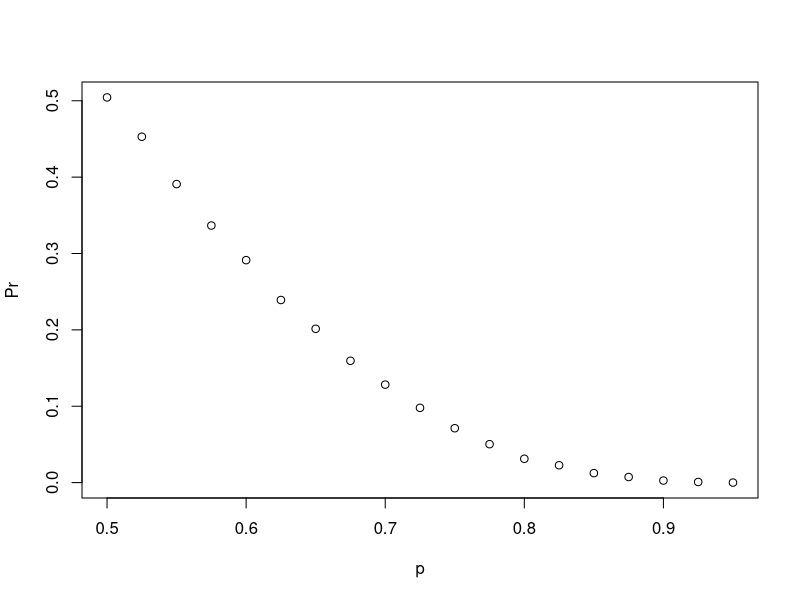
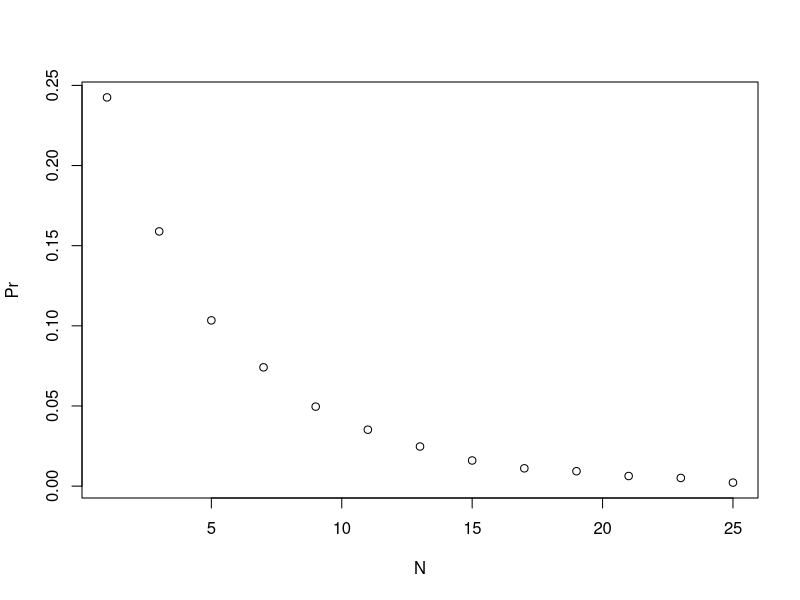

The R script that drew these images, in order:
### Author: WeilianMuchen
### 3 Addition Rule and Monty Hall

## The Monty Hall Problem
# Code: Monte Carlo simulation of stick strategy
B <- 10000
stick <- replicate(B, {
  doors <- as.character(1:3)
  prize <- sample(c("car","goat","goat"))    # puts prizes in random order
  prize_door <- doors[prize == "car"]    # note which door has prize
  my_pick  <- sample(doors, 1)    # note which door is chosen
  show <- sample(doors[!doors %in% c(my_pick, prize_door)],1)    # open door with no prize that isn't chosen
  stick <- my_pick    # stick with original door
  stick == prize_door    # test whether the original door has the prize
})
mean(stick)    # probability of choosing prize door when sticking

# Code: Monte Carlo simulation of switch strategy
switch <- replicate(B, {
  doors <- as.character(1:3)
  prize <- sample(c("car","goat","goat"))    # puts prizes in random order
  prize_door <- doors[prize == "car"]    # note which door has prize
  my_pick  <- sample(doors, 1)    # note which door is chosen first
  show <- sample(doors[!doors %in% c(my_pick, prize_door)], 1)    # open door with no prize that isn't chosen
  switch <- doors[!doors%in%c(my_pick, show)]    # switch to the door that wasn't chosen first or opened
  switch == prize_door    # test whether the switched door has the prize
})
mean(switch)    # probability of choosing prize door when switching

## DataCamp Assessment: The Addition Rule and Monty Hall
# Exercise 1. The Cavs and the Warriors
# Assign the number of remaining games to the variable n.
# Assign a variable outcomes as a vector of possible outcomes in a single game, where 0 indicates a loss and 1 indicates a win for the Cavs.
# Assign a variable l to a list of all possible outcomes in all remaining games. Use the rep function to create a list of n games, where each game consists of list(outcomes).
# Use the expand.grid function to create a data frame containing all the combinations of possible outcomes of the remaining games.
# Use the rowSums function to identify which combinations of game outcomes result in the Cavs winning the number of games necessary to win the series.
# Use the mean function to calculate the proportion of outcomes that result in the Cavs winning the series and print your answer to the console.

# Assign a variable 'n' as the number of remaining games.
n <- 6

# Assign a variable `outcomes` as a vector of possible game outcomes, where 0 indicates a loss and 1 indicates a win for the Cavs.
outcomes <- c(0,1)

# Assign a variable `l` to a list of all possible outcomes in all remaining games. Use the `rep` function on `list(outcomes)` to create list of length `n`. 
l <- rep(list(outcomes), n)

# Create a data frame named 'possibilities' that contains all combinations of possible outcomes for the remaining games.
possibilities <- expand.grid(l)

# Create a vector named 'results' that indicates whether each row in the data frame 'possibilities' contains enough wins for the Cavs to win the series.
results <- rowSums(possibilities)>=4

# Calculate the proportion of 'results' in which the Cavs win the series. Print the outcome to the console.
mean(results)

# Exercise 2. The Cavs and the Warriors - Monte Carlo
# Use the replicate function to replicate the sample code for B <- 10000 simulations.
# Use the sample function to simulate a series of 6 games with random, independent outcomes of either a loss for the Cavs (0) or a win for the Cavs (1) in that order. Use the default probabilities to sample.
# Use the sum function to determine whether a simulated series contained at least 4 wins for the Cavs.
# Use the mean function to find the proportion of simulations in which the Cavs win at least 4 of the remaining games. Print your answer to the console.

# The variable `B` specifies the number of times we want the simulation to run. Let's run the Monte Carlo simulation 10,000 times.
B <- 10000

# Use the `set.seed` function to make sure your answer matches the expected result after random sampling.
set.seed(1)

# Create an object called `results` that replicates for `B` iterations a simulated series and determines whether that series contains at least four wins for the Cavs.
results <- replicate(B, {
  cavs_wins <- sample(c(0,1), 6, replace = TRUE)
  sum(cavs_wins)>=4 
})

# Calculate the frequency out of `B` iterations that the Cavs won at least four games in the remainder of the series. Print your answer to the console. 
mean(results)

# Exercise 3. A and B play a series - part 1
# Use the function sapply to compute the probability, call it Pr of winning for p <- seq(0.5, 0.95, 0.025).
# Then plot the result plot(p, Pr).

# Let's assign the variable 'p' as the vector of probabilities that team A will win.
p <- seq(0.5, 0.95, 0.025)

# Given a value 'p', the probability of winning the series for the underdog team B can be computed with the following function based on a Monte Carlo simulation:
prob_win <- function(p){
  B <- 10000
  result <- replicate(B, {
    b_win <- sample(c(1,0), 7, replace = TRUE, prob = c(1-p, p))
    sum(b_win)>=4
  })
  mean(result)
}

# Apply the 'prob_win' function across the vector of probabilities that team A will win to determine the probability that team B will win. Call this object 'Pr'.
Pr <- sapply(p, prob_win)

# Plot the probability 'p' on the x-axis and 'Pr' on the y-axis.
plot(p, Pr)

# Exercise 4. A and B play a series - part 2
# Use the seq function to generate a list of odd numbers ranging from 1 to 25.
# Use the function sapply to compute the probability, call it Pr, of winning during series of different lengths.
# Then plot the result plot(N, Pr).

# Given a value 'p', the probability of winning the series for the underdog team $B$ can be computed with the following function based on a Monte Carlo simulation:
prob_win <- function(N, p=0.75){
  B <- 10000
  result <- replicate(B, {
    b_win <- sample(c(1,0), N, replace = TRUE, prob = c(1-p, p))
    sum(b_win)>=(N+1)/2
  })
  mean(result)
}

# Assign the variable 'N' as the vector of series lengths. Use only odd numbers ranging from 1 to 25 games.
N <- seq(1, 25, 2)

# Apply the 'prob_win' function across the vector of series lengths to determine the probability that team B will win. Call this object `Pr`.
Pr<- sapply(N, prob_win)

# Plot the number of games in the series 'N' on the x-axis and 'Pr' on the y-axis.
plot(N, Pr)